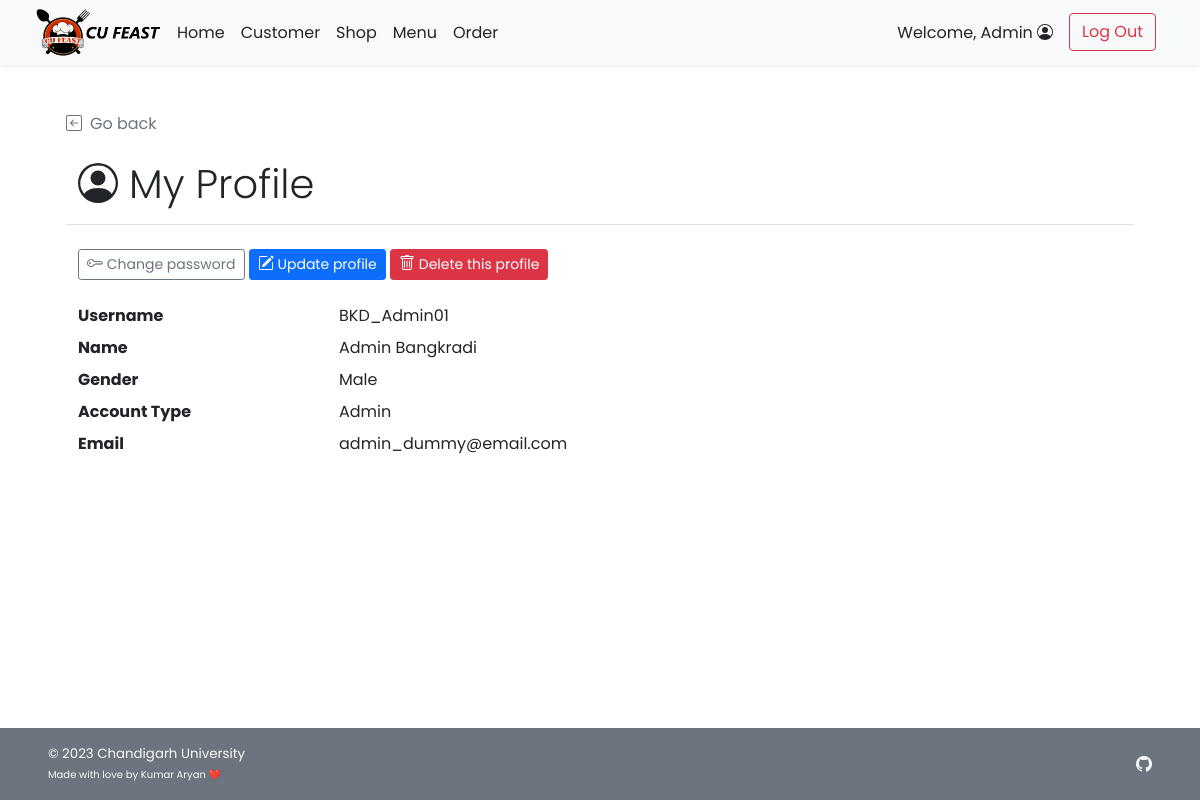
The page /admin/admin_customer_detail.php?c_id=4 (signed in) on the database its author committed.
### tables this page shows
CREATE TABLE `customer` (
  `c_id` int(11) NOT NULL,
  `c_username` varchar(45) NOT NULL,
  `c_pwd` varchar(45) NOT NULL,
  `c_firstname` varchar(45) NOT NULL,
  `c_lastname` varchar(45) NOT NULL,
  `c_email` varchar(100) NOT NULL,
  `c_gender` varchar(1) NOT NULL COMMENT 'M for Male, F for Female',
  `c_type` varchar(3) NOT NULL COMMENT 'Type of customer in this canteen (STD for student, INS for instructor, STF for staff, GUE for guest, ADM for admin, OTH for other)'
);

### admin/admin_customer_detail.php (the view, shortened to what this page needs)
<!DOCTYPE html>
<html lang="en">
<head>
    <?php
    include("../conn_db.php");
    include('../head.php');
    ?>
    <link href="../css/main.css" rel="stylesheet">
    <link href="../css/menu.css" rel="stylesheet">
</head>
<body class="d-flex flex-column h-100">
    <?php include('nav_header_admin.php')?>
    <div class="container px-5 py-4" id="cart-body">
        <div class="row my-4 pb-2 border-bottom">
            <a class="nav nav-item text-decoration-none text-muted mb-2" href="#" onclick="history.back();">
                <i class="bi bi-arrow-left-square me-2"></i>Go back
            </a>
            <h2 class="pt-3 display-6"> My Profile</h2>
        </div>
        <a class="btn btn-sm btn-outline-secondary" href="admin_customer_pwd.php?c_id=<?php echo $_GET["c_id"]?>">
            Change password
        </a>
        <a class="btn btn-sm btn-primary mt-2 mt-md-0" href="admin_customer_edit.php?c_id=<?php echo $_GET["c_id"]?>">
            Update profile
        </a>
        <a class="btn btn-sm btn-danger mt-2 mt-md-0" href="admin_customer_delete.php?c_id=<?php echo $_GET["c_id"]?>">
            Delete this profile
        </a>
        <?php
            $cid = $_GET["c_id"];
            $query = "SELECT c_username,c_firstname,c_lastname,c_email,c_gender,c_type FROM customer WHERE c_id = {$cid} LIMIT 0,1";
            $result = $mysqli ->query($query);
            $row = $result -> fetch_array();
        ?>
        <div class="row row-cols-1 mt-4">
            <dl class="row">
                <dt class="col-sm-3">Username</dt>
                <dd class="col-sm-9"><?php echo $row["c_username"];?></dd>
                <dt class="col-sm-3">Name</dt>
                <dd class="col-sm-9"><?php echo $row["c_firstname"]." ".$row["c_lastname"];?></dd>
                <dt class="col-sm-3">Gender</dt>
                <dd class="col-sm-9"><?php
                if($row["c_gender"]=="M"){echo "Male";}
                else if($row["c_gender"]=="F"){echo "Female";}
                else if($row["c_gender"]=="N"){echo "Non-binary";}?>
                </dd>
                <dt class="col-sm-3">Account Type</dt>
                <dd class="col-sm-9"><?php
                if($row["c_type"]=="STD"){echo "Student";}
                else if($row["c_type"]=="INS"){echo "Instructor";}
                else if($row["c_type"]=="TAS"){echo "Teaching Assistant";}
                else if($row["c_type"]=="STF"){echo "Faculty Staff";}
                else if($row["c_type"]=="GUE"){echo "Guest";}
                else if($row["c_type"]=="ADM"){echo "Admin";}
                else{echo "Others";}
                ?>
                </dd>
                <dt class="col-sm-3">Email</dt>
                <dd class="col-sm-9"><?php echo $row["c_email"];?></dd>
            </dl>
        </div>
    </div>
    <footer
    class="footer d-flex flex-wrap justify-content-between align-items-center px-5 py-3 mt-auto bg-secondary text-light">
        <span class="smaller-font">&copy; 2023 Chandigarh University<br /><span class="xsmall-font">Made with love by Kumar Aryan ❤️</span></span>
        <ul class="nav justify-content-end list-unstyled d-flex">
            <li class="ms-3"><a class="text-light" target="_blank" href="https://github.com/kumararyan0530"><i
                        class="bi bi-github"></i></a></li>
        </ul>
    </footer>
</body>
</html>

### css/main.css (style rules this page uses)
html { height: 100%; }
body { height: 100%; padding-top: 4rem; margin-bottom: -50px; font-family: 'Poppins', 'Noto Sans Thai', sans-serif; }
a { cursor: pointer; }
.bi { vertical-align: -.125em; fill: currentColor; }
.smaller-font { font-size: smaller; }
.xsmall-font { font-size: x-small; }

### css/menu.css (style rules this page uses)
html, body { height: 100%; }

### rows shown on the page
customer: c_username "BKD_Admin01", c_firstname "Admin", c_lastname "Bangkradi", c_email "admin_dummy@email.com"

### other values the page prints
$_SESSION['firstname'] "Admin"
